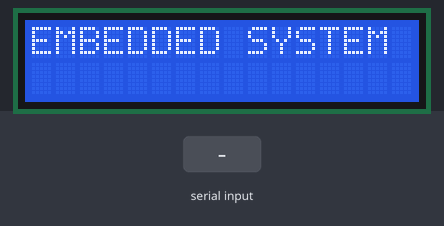
A sketch run on a simulated Arduino Uno, built with avr-gcc and run on an emulated ATmega328P. Shown: 16×2 character LCD. The inputs (shaded band) are chosen by the test bench.

Above: at 0.1 s.
1.8 s: "1" received over Serial
At 2.6 s:
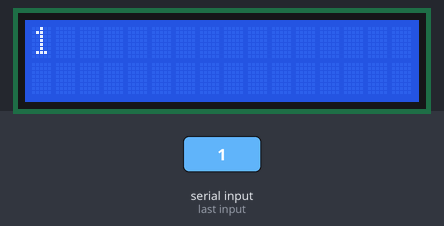
3.3 s: "0" received over Serial
At 3.8 s:
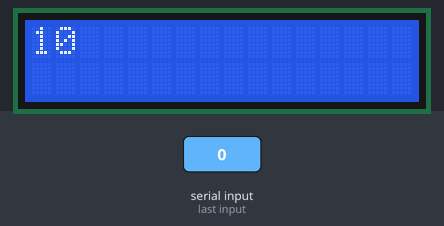
Timing chart, 0 to 6.3 s (numbered marks = the images above; inputs shaded):
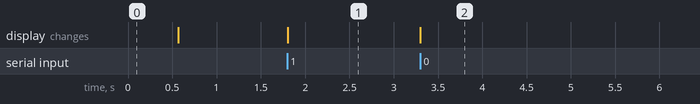

The sketch:

Arduino.ino
```cpp
#include<LiquidCrystal.h>
LiquidCrystal lcd(12, 10, 5, 4, 3, 2);

char data;
int col = 0;
int row = 0;

void setup() {
  Serial.begin(9600);
  lcd.begin(16, 2);
  lcd.setCursor(0,0);
  lcd.print("EMBEDDED SYSTEM");
  delay(500);
  lcd.clear();
}

void loop() {

  if (Serial.available() > 0)
  {

    data = Serial.read();
    lcd.setCursor(col, row);
    lcd.print(data);
    col++;

    if (col > 15) {
      row++;
      col = 0;
      lcd.print(data);
    }

  }

  //   if (row == 1 && col >= 15) {
  //      lcd.clear();
  //      col = 0;
  //      row = 0;
  //    }

  if (data == '*') {
    lcd.clear();
    col = 0;
    row = 0;
  }

}
```

Measured:
- after the input at 1.8 s, the display: changes at once (image 1)
- after the input at 3.3 s, the display: changes at once (image 2)
